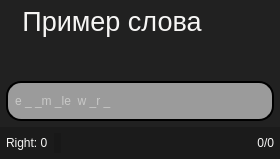
<?xml version="1.0" encoding="UTF-8"?>
<ui version="4.0">
 <class>Form</class>
 <widget class="QWidget" name="Form">
  <property name="geometry">
   <rect>
    <x>0</x>
    <y>0</y>
    <width>280</width>
    <height>159</height>
   </rect>
  </property>
  <property name="sizePolicy">
   <sizepolicy hsizetype="Maximum" vsizetype="Maximum">
    <horstretch>0</horstretch>
    <verstretch>0</verstretch>
   </sizepolicy>
  </property>
  <property name="windowTitle">
   <string>Form</string>
  </property>
  <property name="styleSheet">
   <string notr="true">background-color: rgb(33, 33, 33);</string>
  </property>
  <layout class="QVBoxLayout" name="verticalLayout_2">
   <property name="spacing">
    <number>0</number>
   </property>
   <property name="leftMargin">
    <number>0</number>
   </property>
   <property name="topMargin">
    <number>0</number>
   </property>
   <property name="rightMargin">
    <number>0</number>
   </property>
   <property name="bottomMargin">
    <number>0</number>
   </property>
   <item>
    <layout class="QVBoxLayout" name="verticalLayout_3" stretch="0,0,0,0">
     <property name="spacing">
      <number>0</number>
     </property>
     <item>
      <widget class="QWidget" name="widget" native="true">
       <property name="maximumSize">
        <size>
         <width>16777215</width>
         <height>16777215</height>
        </size>
       </property>
       <layout class="QHBoxLayout" name="horizontalLayout">
        <property name="leftMargin">
         <number>6</number>
        </property>
        <property name="topMargin">
         <number>6</number>
        </property>
        <property name="rightMargin">
         <number>6</number>
        </property>
        <property name="bottomMargin">
         <number>6</number>
        </property>
        <item>
         <widget class="QLabel" name="label_word">
          <property name="font">
           <font>
            <pointsize>20</pointsize>
           </font>
          </property>
          <property name="styleSheet">
           <string notr="true">background-color: rgba(255, 255, 255, 0);
color: rgb(246, 245, 244);</string>
          </property>
          <property name="text">
           <string>Пример слова</string>
          </property>
          <property name="alignment">
           <set>Qt::AlignCenter</set>
          </property>
          <property name="margin">
           <number>10</number>
          </property>
         </widget>
        </item>
        <item>
         <widget class="QLabel" name="label_right">
          <property name="maximumSize">
           <size>
            <width>50</width>
            <height>50</height>
           </size>
          </property>
          <property name="styleSheet">
           <string notr="true">background-color: rgba(255, 255, 255, 0);</string>
          </property>
          <property name="text">
           <string/>
          </property>
          <property name="pixmap">
           <pixmap>../../icons/checked.png</pixmap>
          </property>
          <property name="scaledContents">
           <bool>true</bool>
          </property>
         </widget>
        </item>
       </layout>
      </widget>
     </item>
     <item>
      <spacer name="verticalSpacer">
       <property name="orientation">
        <enum>Qt::Vertical</enum>
       </property>
       <property name="sizeHint" stdset="0">
        <size>
         <width>20</width>
         <height>40</height>
        </size>
       </property>
      </spacer>
     </item>
     <item>
      <widget class="QWidget" name="widget" native="true">
       <property name="maximumSize">
        <size>
         <width>16777215</width>
         <height>16777215</height>
        </size>
       </property>
       <layout class="QHBoxLayout" name="horizontalLayout_2">
        <property name="leftMargin">
         <number>6</number>
        </property>
        <property name="topMargin">
         <number>6</number>
        </property>
        <property name="rightMargin">
         <number>6</number>
        </property>
        <property name="bottomMargin">
         <number>6</number>
        </property>
        <item>
         <widget class="QLineEdit" name="line_translate">
          <property name="minimumSize">
           <size>
            <width>200</width>
            <height>40</height>
           </size>
          </property>
          <property name="styleSheet">
           <string notr="true">border-radius: 15px;
color: rgb(246, 245, 244);
background-color: rgba(220, 220, 220, 167);
border: 2px solid #000;
padding-left: 5px;
padding-right: 5px;</string>
          </property>
          <property name="text">
           <string/>
          </property>
          <property name="placeholderText">
           <string>e _ _m _le  w _r _</string>
          </property>
         </widget>
        </item>
       </layout>
      </widget>
     </item>
     <item>
      <widget class="QWidget" name="widget" native="true">
       <property name="maximumSize">
        <size>
         <width>16777215</width>
         <height>16777215</height>
        </size>
       </property>
       <property name="styleSheet">
        <string notr="true">background-color: rgba(23, 23, 23, 148);</string>
       </property>
       <layout class="QHBoxLayout" name="horizontalLayout_3">
        <property name="leftMargin">
         <number>6</number>
        </property>
        <property name="topMargin">
         <number>6</number>
        </property>
        <property name="rightMargin">
         <number>6</number>
        </property>
        <property name="bottomMargin">
         <number>6</number>
        </property>
        <item>
         <widget class="QLabel" name="label_correct_answer">
          <property name="sizePolicy">
           <sizepolicy hsizetype="Preferred" vsizetype="Maximum">
            <horstretch>0</horstretch>
            <verstretch>0</verstretch>
           </sizepolicy>
          </property>
          <property name="styleSheet">
           <string notr="true">color: rgb(246, 245, 244);
background-color: rgba(0,0,0,0);</string>
          </property>
          <property name="text">
           <string>Right: 0</string>
          </property>
         </widget>
        </item>
        <item>
         <widget class="QLabel" name="label_check">
          <property name="maximumSize">
           <size>
            <width>25</width>
            <height>25</height>
           </size>
          </property>
          <property name="text">
           <string/>
          </property>
          <property name="pixmap">
           <pixmap>../../icons/checked.png</pixmap>
          </property>
          <property name="scaledContents">
           <bool>true</bool>
          </property>
          <property name="alignment">
           <set>Qt::AlignCenter</set>
          </property>
         </widget>
        </item>
        <item>
         <spacer name="horizontalSpacer">
          <property name="orientation">
           <enum>Qt::Horizontal</enum>
          </property>
          <property name="sizeHint" stdset="0">
           <size>
            <width>40</width>
            <height>20</height>
           </size>
          </property>
         </spacer>
        </item>
        <item>
         <widget class="QPushButton" name="but_back">
          <property name="sizePolicy">
           <sizepolicy hsizetype="Maximum" vsizetype="Maximum">
            <horstretch>0</horstretch>
            <verstretch>0</verstretch>
           </sizepolicy>
          </property>
          <property name="minimumSize">
           <size>
            <width>0</width>
            <height>0</height>
           </size>
          </property>
          <property name="styleSheet">
           <string notr="true">QPushButton {
color: rgb(250, 250, 250);
background-color: rgba(255, 255, 255, 0);
border-radius: 5px;
border: 0px solid #ffffff;
padding-left:10px;
padding-right:10px;
padding-top:2px;
padding-bottom:2px;
}</string>
          </property>
          <property name="text">
           <string/>
          </property>
          <property name="icon">
           <iconset>
            <normaloff>../../icons/left-arrow.png</normaloff>../../icons/left-arrow.png</iconset>
          </property>
          <property name="iconSize">
           <size>
            <width>16</width>
            <height>16</height>
           </size>
          </property>
         </widget>
        </item>
        <item>
         <widget class="QPushButton" name="but_check_2">
          <property name="sizePolicy">
           <sizepolicy hsizetype="Maximum" vsizetype="Maximum">
            <horstretch>0</horstretch>
            <verstretch>0</verstretch>
           </sizepolicy>
          </property>
          <property name="styleSheet">
           <string notr="true">QPushButton {
color: rgb(250, 250, 250);
background-color: rgba(255, 255, 255, 0);
border-radius: 5px;
border: 0px solid #000;
padding-left:5px;
padding-right:5px;
}</string>
          </property>
          <property name="text">
           <string/>
          </property>
          <property name="icon">
           <iconset>
            <normaloff>../../icons/check-mark.png</normaloff>../../icons/check-mark.png</iconset>
          </property>
          <property name="iconSize">
           <size>
            <width>20</width>
            <height>20</height>
           </size>
          </property>
         </widget>
        </item>
        <item>
         <widget class="QPushButton" name="but_next">
          <property name="sizePolicy">
           <sizepolicy hsizetype="Maximum" vsizetype="Maximum">
            <horstretch>0</horstretch>
            <verstretch>0</verstretch>
           </sizepolicy>
          </property>
          <property name="minimumSize">
           <size>
            <width>0</width>
            <height>0</height>
           </size>
          </property>
          <property name="styleSheet">
           <string notr="true">QPushButton {
color: rgb(250, 250, 250);
background-color: rgba(255, 255, 255, 0);
border-radius: 5px;
border: 0px solid #ffffff;
padding-left:10px;
padding-right:10px;
padding-top:2px;
padding-bottom:2px;
}</string>
          </property>
          <property name="text">
           <string/>
          </property>
          <property name="icon">
           <iconset>
            <normaloff>../../icons/right-arrow.png</normaloff>../../icons/right-arrow.png</iconset>
          </property>
          <property name="iconSize">
           <size>
            <width>16</width>
            <height>16</height>
           </size>
          </property>
         </widget>
        </item>
        <item>
         <spacer name="horizontalSpacer_2">
          <property name="orientation">
           <enum>Qt::Horizontal</enum>
          </property>
          <property name="sizeHint" stdset="0">
           <size>
            <width>40</width>
            <height>20</height>
           </size>
          </property>
         </spacer>
        </item>
        <item>
         <widget class="QLabel" name="label_count_list">
          <property name="sizePolicy">
           <sizepolicy hsizetype="Preferred" vsizetype="Maximum">
            <horstretch>0</horstretch>
            <verstretch>0</verstretch>
           </sizepolicy>
          </property>
          <property name="styleSheet">
           <string notr="true">color: rgb(246, 245, 244);
background-color: rgba(0,0,0,0);</string>
          </property>
          <property name="text">
           <string>0/0</string>
          </property>
          <property name="alignment">
           <set>Qt::AlignRight|Qt::AlignTrailing|Qt::AlignVCenter</set>
          </property>
         </widget>
        </item>
       </layout>
      </widget>
     </item>
    </layout>
   </item>
  </layout>
 </widget>
 <resources/>
 <connections/>
</ui>
